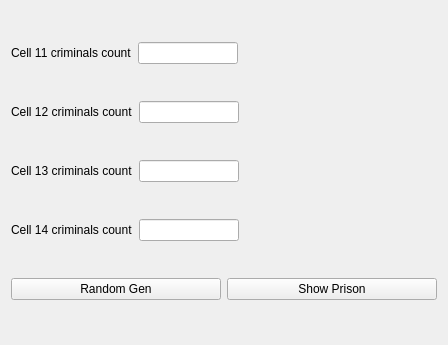
<?xml version="1.0" encoding="UTF-8"?>
<ui version="4.0">
 <class>Prison_Panel</class>
 <widget class="QWidget" name="Prison_Panel">
  <property name="geometry">
   <rect>
    <x>0</x>
    <y>0</y>
    <width>448</width>
    <height>345</height>
   </rect>
  </property>
  <property name="windowTitle">
   <string>Form</string>
  </property>
  <layout class="QVBoxLayout" name="verticalLayout">
   <item>
    <layout class="QHBoxLayout" name="horizontalLayout">
     <item>
      <widget class="QLabel" name="label">
       <property name="text">
        <string>Cell 11 criminals count</string>
       </property>
      </widget>
     </item>
     <item>
      <widget class="QLineEdit" name="edit_cell_11">
       <property name="maximumSize">
        <size>
         <width>100</width>
         <height>16777215</height>
        </size>
       </property>
      </widget>
     </item>
     <item>
      <spacer name="horizontalSpacer">
       <property name="orientation">
        <enum>Qt::Orientation::Horizontal</enum>
       </property>
       <property name="sizeHint" stdset="0">
        <size>
         <width>40</width>
         <height>20</height>
        </size>
       </property>
      </spacer>
     </item>
    </layout>
   </item>
   <item>
    <layout class="QHBoxLayout" name="horizontalLayout_4">
     <item>
      <widget class="QLabel" name="label_2">
       <property name="text">
        <string>Cell 12 criminals count</string>
       </property>
      </widget>
     </item>
     <item>
      <widget class="QLineEdit" name="edit_cell_12">
       <property name="maximumSize">
        <size>
         <width>100</width>
         <height>16777215</height>
        </size>
       </property>
      </widget>
     </item>
     <item>
      <spacer name="horizontalSpacer_2">
       <property name="orientation">
        <enum>Qt::Orientation::Horizontal</enum>
       </property>
       <property name="sizeHint" stdset="0">
        <size>
         <width>40</width>
         <height>20</height>
        </size>
       </property>
      </spacer>
     </item>
    </layout>
   </item>
   <item>
    <layout class="QHBoxLayout" name="horizontalLayout_5">
     <item>
      <widget class="QLabel" name="label_3">
       <property name="text">
        <string>Cell 13 criminals count</string>
       </property>
      </widget>
     </item>
     <item>
      <widget class="QLineEdit" name="edit_cell_13">
       <property name="maximumSize">
        <size>
         <width>100</width>
         <height>16777215</height>
        </size>
       </property>
      </widget>
     </item>
     <item>
      <spacer name="horizontalSpacer_3">
       <property name="orientation">
        <enum>Qt::Orientation::Horizontal</enum>
       </property>
       <property name="sizeHint" stdset="0">
        <size>
         <width>40</width>
         <height>20</height>
        </size>
       </property>
      </spacer>
     </item>
    </layout>
   </item>
   <item>
    <layout class="QHBoxLayout" name="horizontalLayout_6">
     <item>
      <widget class="QLabel" name="label_4">
       <property name="text">
        <string>Cell 14 criminals count</string>
       </property>
      </widget>
     </item>
     <item>
      <widget class="QLineEdit" name="edit_cell_14">
       <property name="maximumSize">
        <size>
         <width>100</width>
         <height>16777215</height>
        </size>
       </property>
      </widget>
     </item>
     <item>
      <spacer name="horizontalSpacer_4">
       <property name="orientation">
        <enum>Qt::Orientation::Horizontal</enum>
       </property>
       <property name="sizeHint" stdset="0">
        <size>
         <width>40</width>
         <height>20</height>
        </size>
       </property>
      </spacer>
     </item>
    </layout>
   </item>
   <item>
    <layout class="QHBoxLayout" name="horizontalLayout_3">
     <item>
      <widget class="QPushButton" name="btn_random_gen">
       <property name="cursor">
        <cursorShape>ArrowCursor</cursorShape>
       </property>
       <property name="text">
        <string>Random Gen</string>
       </property>
      </widget>
     </item>
     <item>
      <widget class="QPushButton" name="btn_show_prison">
       <property name="text">
        <string>Show Prison</string>
       </property>
       <property name="autoRepeat">
        <bool>false</bool>
       </property>
       <property name="autoDefault">
        <bool>false</bool>
       </property>
       <property name="default">
        <bool>false</bool>
       </property>
       <property name="flat">
        <bool>false</bool>
       </property>
      </widget>
     </item>
    </layout>
   </item>
  </layout>
 </widget>
 <resources/>
 <connections/>
</ui>
